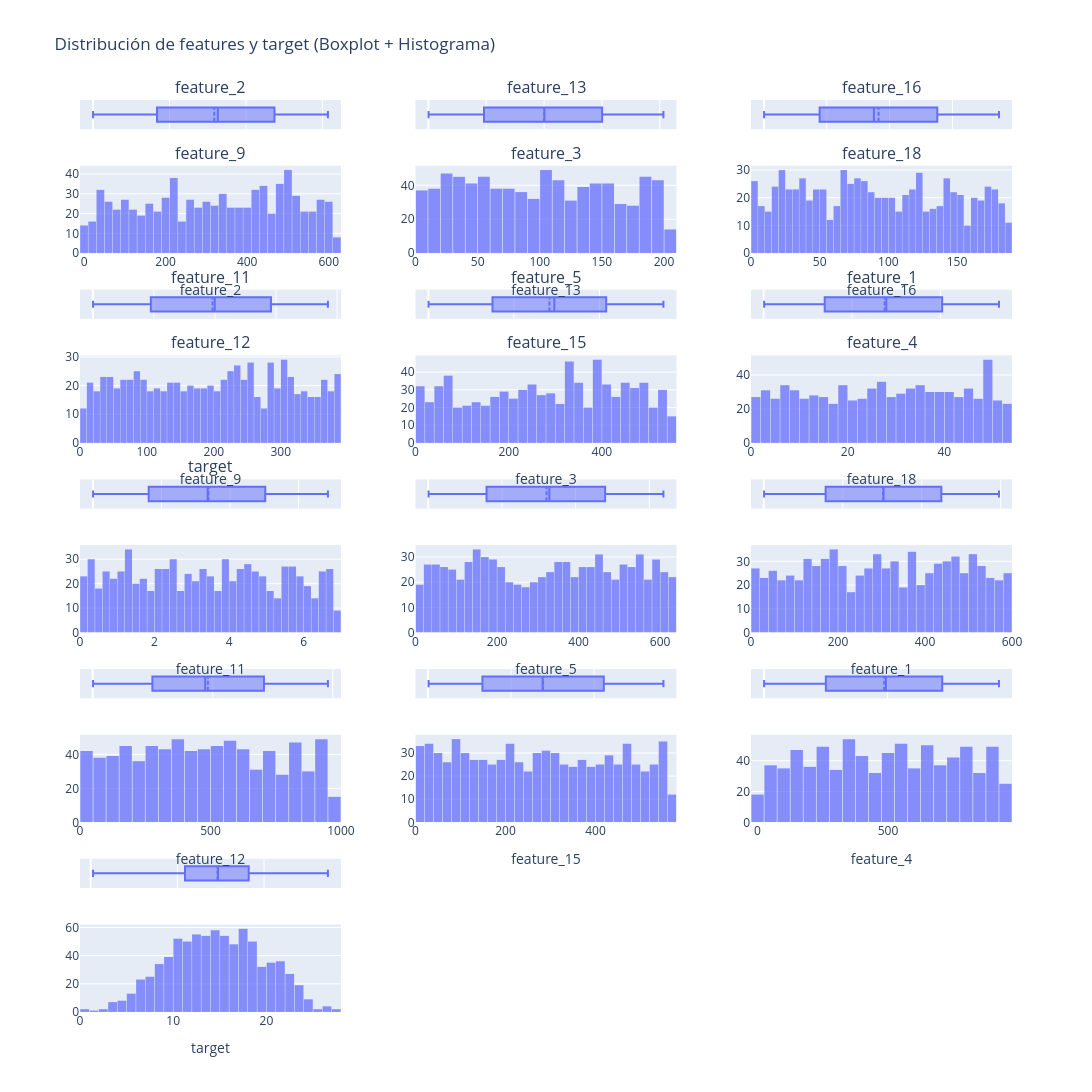

Notebook code for this chart:
### Markdown cell above
## 6. Distribución de features (Histograma + Boxplot) y Target.

### Code cell
get_histograms(df_train, features=list_mi_feature_selected)

### Figure 1 — Plotly figure (JSON) as saved in the notebook; plotly's stock layout.template omitted (floating-point values rounded to 4 significant figures; data arrays with more than 128 entries replaced by an {"elided": "..."} marker saying what was removed)
{"data": [{"boxmean": true, "marker": {"color": "#636EFA"}, "name": "feature_2", "showlegend": false, "type": "box", "x": {"elided": "800 float values"}, "xaxis": "x", "yaxis": "y"}, {"marker": {"color": "#636EFA"}, "name": "feature_2", "nbinsx": 40, "opacity": 0.75, "showlegend": false, "type": "histogram", "x": {"elided": "800 float values"}, "xaxis": "x4", "yaxis": "y4"}, {"boxmean": true, "marker": {"color": "#636EFA"}, "name": "feature_13", "showlegend": false, "type": "box", "x": {"elided": "800 float values"}, "xaxis": "x2", "yaxis": "y2"}, {"marker": {"color": "#636EFA"}, "name": "feature_13", "nbinsx": 40, "opacity": 0.75, "showlegend": false, "type": "histogram", "x": {"elided": "800 float values"}, "xaxis": "x5", "yaxis": "y5"}, {"boxmean": true, "marker": {"color": "#636EFA"}, "name": "feature_16", "showlegend": false, "type": "box", "x": {"elided": "800 float values"}, "xaxis": "x3", "yaxis": "y3"}, {"marker": {"color": "#636EFA"}, "name": "feature_16", "nbinsx": 40, "opacity": 0.75, "showlegend": false, "type": "histogram", "x": {"elided": "800 float values"}, "xaxis": "x6", "yaxis": "y6"}, {"boxmean": true, "marker": {"color": "#636EFA"}, "name": "feature_9", "showlegend": false, "type": "box", "x": {"elided": "800 float values"}, "xaxis": "x7", "yaxis": "y7"}, {"marker": {"color": "#636EFA"}, "name": "feature_9", "nbinsx": 40, "opacity": 0.75, "showlegend": false, "type": "histogram", "x": {"elided": "800 float values"}, "xaxis": "x10", "yaxis": "y10"}, {"boxmean": true, "marker": {"color": "#636EFA"}, "name": "feature_3", "showlegend": false, "type": "box", "x": {"elided": "800 float values"}, "xaxis": "x8", "yaxis": "y8"}, {"marker": {"color": "#636EFA"}, "name": "feature_3", "nbinsx": 40, "opacity": 0.75, "showlegend": false, "type": "histogram", "x": {"elided": "800 float values"}, "xaxis": "x11", "yaxis": "y11"}, {"boxmean": true, "marker": {"color": "#636EFA"}, "name": "feature_18", "showlegend": false, "type": "box", "x": {"elided": "800 float values"}, "xaxis": "x9", "yaxis": "y9"}, {"marker": {"color": "#636EFA"}, "name": "feature_18", "nbinsx": 40, "opacity": 0.75, "showlegend": false, "type": "histogram", "x": {"elided": "800 float values"}, "xaxis": "x12", "yaxis": "y12"}, {"boxmean": true, "marker": {"color": "#636EFA"}, "name": "feature_11", "showlegend": false, "type": "box", "x": {"elided": "800 float values"}, "xaxis": "x13", "yaxis": "y13"}, {"marker": {"color": "#636EFA"}, "name": "feature_11", "nbinsx": 40, "opacity": 0.75, "showlegend": false, "type": "histogram", "x": {"elided": "800 float values"}, "xaxis": "x16", "yaxis": "y16"}, {"boxmean": true, "marker": {"color": "#636EFA"}, "name": "feature_5", "showlegend": false, "type": "box", "x": {"elided": "800 float values"}, "xaxis": "x14", "yaxis": "y14"}, {"marker": {"color": "#636EFA"}, "name": "feature_5", "nbinsx": 40, "opacity": 0.75, "showlegend": false, "type": "histogram", "x": {"elided": "800 float values"}, "xaxis": "x17", "yaxis": "y17"}, {"boxmean": true, "marker": {"color": "#636EFA"}, "name": "feature_1", "showlegend": false, "type": "box", "x": {"elided": "800 float values"}, "xaxis": "x15", "yaxis": "y15"}, {"marker": {"color": "#636EFA"}, "name": "feature_1", "nbinsx": 40, "opacity": 0.75, "showlegend": false, "type": "histogram", "x": {"elided": "800 float values"}, "xaxis": "x18", "yaxis": "y18"}, {"boxmean": true, "marker": {"color": "#636EFA"}, "name": "feature_12", "showlegend": false, "type": "box", "x": {"elided": "800 float values"}, "xaxis": "x19", "yaxis": "y19"}, {"marker": {"color": "#636EFA"}, "name": "feature_12", "nbinsx": 40, "opacity": 0.75, "showlegend": false, "type": "histogram", "x": {"elided": "800 float values"}, "xaxis": "x22", "yaxis": "y22"}, {"boxmean": true, "marker": {"color": "#636EFA"}, "name": "feature_15", "showlegend": false, "type": "box", "x": {"elided": "800 float values"}, "xaxis": "x20", "yaxis": "y20"}, {"marker": {"color": "#636EFA"}, "name": "feature_15", "nbinsx": 40, "opacity": 0.75, "showlegend": false, "type": "histogram", "x": {"elided": "800 float values"}, "xaxis": "x23", "yaxis": "y23"}, {"boxmean": true, "marker": {"color": "#636EFA"}, "name": "feature_4", "showlegend": false, "type": "box", "x": {"elided": "800 float values"}, "xaxis": "x21", "yaxis": "y21"}, {"marker": {"color": "#636EFA"}, "name": "feature_4", "nbinsx": 40, "opacity": 0.75, "showlegend": false, "type": "histogram", "x": {"elided": "800 float values"}, "xaxis": "x24", "yaxis": "y24"}, {"boxmean": true, "marker": {"color": "#636EFA"}, "name": "target", "showlegend": false, "type": "box", "x": {"elided": "800 float values"}, "xaxis": "x25", "yaxis": "y25"}, {"marker": {"color": "#636EFA"}, "name": "target", "nbinsx": 40, "opacity": 0.75, "showlegend": false, "type": "histogram", "x": {"elided": "800 float values"}, "xaxis": "x28", "yaxis": "y28"}], "layout": {"annotations": [{"font": {"size": 16}, "showarrow": false, "text": "feature_2", "x": 0.14, "xanchor": "center", "xref": "paper", "y": 1, "yanchor": "bottom", "yref": "paper"}, {"font": {"size": 16}, "showarrow": false, "text": "feature_13", "x": 0.5, "xanchor": "center", "xref": "paper", "y": 1, "yanchor": "bottom", "yref": "paper"}, {"font": {"size": 16}, "showarrow": false, "text": "feature_16", "x": 0.86, "xanchor": "center", "xref": "paper", "y": 1, "yanchor": "bottom", "yref": "paper"}, {"font": {"size": 16}, "showarrow": false, "text": "feature_9", "x": 0.14, "xanchor": "center", "xref": "paper", "y": 0.928, "yanchor": "bottom", "yref": "paper"}, {"font": {"size": 16}, "showarrow": false, "text": "feature_3", "x": 0.5, "xanchor": "center", "xref": "paper", "y": 0.928, "yanchor": "bottom", "yref": "paper"}, {"font": {"size": 16}, "showarrow": false, "text": "feature_18", "x": 0.86, "xanchor": "center", "xref": "paper", "y": 0.928, "yanchor": "bottom", "yref": "paper"}, {"font": {"size": 16}, "showarrow": false, "text": "feature_11", "x": 0.14, "xanchor": "center", "xref": "paper", "y": 0.792, "yanchor": "bottom", "yref": "paper"}, {"font": {"size": 16}, "showarrow": false, "text": "feature_5", "x": 0.5, "xanchor": "center", "xref": "paper", "y": 0.792, "yanchor": "bottom", "yref": "paper"}, {"font": {"size": 16}, "showarrow": false, "text": "feature_1", "x": 0.86, "xanchor": "center", "xref": "paper", "y": 0.792, "yanchor": "bottom", "yref": "paper"}, {"font": {"size": 16}, "showarrow": false, "text": "feature_12", "x": 0.14, "xanchor": "center", "xref": "paper", "y": 0.72, "yanchor": "bottom", "yref": "paper"}, {"font": {"size": 16}, "showarrow": false, "text": "feature_15", "x": 0.5, "xanchor": "center", "xref": "paper", "y": 0.72, "yanchor": "bottom", "yref": "paper"}, {"font": {"size": 16}, "showarrow": false, "text": "feature_4", "x": 0.86, "xanchor": "center", "xref": "paper", "y": 0.72, "yanchor": "bottom", "yref": "paper"}, {"font": {"size": 16}, "showarrow": false, "text": "target", "x": 0.14, "xanchor": "center", "xref": "paper", "y": 0.584, "yanchor": "bottom", "yref": "paper"}], "bargap": 0.05, "height": 2800, "title": {"text": "Distribución de features y target (Boxplot + Histograma)"}, "width": 1200, "xaxis": {"anchor": "y", "domain": [0, 0.28], "showticklabels": false}, "xaxis10": {"anchor": "y10", "domain": [0, 0.28], "title": {"text": "feature_9"}}, "xaxis11": {"anchor": "y11", "domain": [0.36, 0.64], "title": {"text": "feature_3"}}, "xaxis12": {"anchor": "y12", "domain": [0.72, 1], "title": {"text": "feature_18"}}, "xaxis13": {"anchor": "y13", "domain": [0, 0.28], "showticklabels": false}, "xaxis14": {"anchor": "y14", "domain": [0.36, 0.64], "showticklabels": false}, "xaxis15": {"anchor": "y15", "domain": [0.72, 1], "showticklabels": false}, "xaxis16": {"anchor": "y16", "domain": [0, 0.28], "title": {"text": "feature_11"}}, "xaxis17": {"anchor": "y17", "domain": [0.36, 0.64], "title": {"text": "feature_5"}}, "xaxis18": {"anchor": "y18", "domain": [0.72, 1], "title": {"text": "feature_1"}}, "xaxis19": {"anchor": "y19", "domain": [0, 0.28], "showticklabels": false}, "xaxis2": {"anchor": "y2", "domain": [0.36, 0.64], "showticklabels": false}, "xaxis20": {"anchor": "y20", "domain": [0.36, 0.64], "showticklabels": false}, "xaxis21": {"anchor": "y21", "domain": [0.72, 1], "showticklabels": false}, "xaxis22": {"anchor": "y22", "domain": [0, 0.28], "title": {"text": "feature_12"}}, "xaxis23": {"anchor": "y23", "domain": [0.36, 0.64], "title": {"text": "feature_15"}}, "xaxis24": {"anchor": "y24", "domain": [0.72, 1], "title": {"text": "feature_4"}}, "xaxis25": {"anchor": "y25", "domain": [0, 0.28], "showticklabels": false}, "xaxis26": {"anchor": "y26", "domain": [0.36, 0.64]}, "xaxis27": {"anchor": "y27", "domain": [0.72, 1]}, "xaxis28": {"anchor": "y28", "domain": [0, 0.28], "title": {"text": "target"}}, "xaxis29": {"anchor": "y29", "domain": [0.36, 0.64]}, "xaxis3": {"anchor": "y3", "domain": [0.72, 1], "showticklabels": false}, "xaxis30": {"anchor": "y30", "domain": [0.72, 1]}, "xaxis4": {"anchor": "y4", "domain": [0, 0.28], "title": {"text": "feature_2"}}, "xaxis5": {"anchor": "y5", "domain": [0.36, 0.64], "title": {"text": "feature_13"}}, "xaxis6": {"anchor": "y6", "domain": [0.72, 1], "title": {"text": "feature_16"}}, "xaxis7": {"anchor": "y7", "domain": [0, 0.28], "showticklabels": false}, "xaxis8": {"anchor": "y8", "domain": [0.36, 0.64], "showticklabels": false}, "xaxis9": {"anchor": "y9", "domain": [0.72, 1], "showticklabels": false}, "yaxis": {"anchor": "x", "domain": [0.968, 1], "showticklabels": false}, "yaxis10": {"anchor": "x10", "domain": [0.624, 0.72]}, "yaxis11": {"anchor": "x11", "domain": [0.624, 0.72]}, "yaxis12": {"anchor": "x12", "domain": [0.624, 0.72]}, "yaxis13": {"anchor": "x13", "domain": [0.552, 0.584], "showticklabels": false}, "yaxis14": {"anchor": "x14", "domain": [0.552, 0.584], "showticklabels": false}, "yaxis15": {"anchor": "x15", "domain": [0.552, 0.584], "showticklabels": false}, "yaxis16": {"anchor": "x16", "domain": [0.416, 0.512]}, "yaxis17": {"anchor": "x17", "domain": [0.416, 0.512]}, "yaxis18": {"anchor": "x18", "domain": [0.416, 0.512]}, "yaxis19": {"anchor": "x19", "domain": [0.344, 0.376], "showticklabels": false}, "yaxis2": {"anchor": "x2", "domain": [0.968, 1], "showticklabels": false}, "yaxis20": {"anchor": "x20", "domain": [0.344, 0.376], "showticklabels": false}, "yaxis21": {"anchor": "x21", "domain": [0.344, 0.376], "showticklabels": false}, "yaxis22": {"anchor": "x22", "domain": [0.208, 0.304]}, "yaxis23": {"anchor": "x23", "domain": [0.208, 0.304]}, "yaxis24": {"anchor": "x24", "domain": [0.208, 0.304]}, "yaxis25": {"anchor": "x25", "domain": [0.136, 0.168], "showticklabels": false}, "yaxis26": {"anchor": "x26", "domain": [0.136, 0.168]}, "yaxis27": {"anchor": "x27", "domain": [0.136, 0.168]}, "yaxis28": {"anchor": "x28", "domain": [0, 0.096]}, "yaxis29": {"anchor": "x29", "domain": [0, 0.096]}, "yaxis3": {"anchor": "x3", "domain": [0.968, 1], "showticklabels": false}, "yaxis30": {"anchor": "x30", "domain": [0, 0.096]}, "yaxis4": {"anchor": "x4", "domain": [0.832, 0.928]}, "yaxis5": {"anchor": "x5", "domain": [0.832, 0.928]}, "yaxis6": {"anchor": "x6", "domain": [0.832, 0.928]}, "yaxis7": {"anchor": "x7", "domain": [0.76, 0.792], "showticklabels": false}, "yaxis8": {"anchor": "x8", "domain": [0.76, 0.792], "showticklabels": false}, "yaxis9": {"anchor": "x9", "domain": [0.76, 0.792], "showticklabels": false}}}
